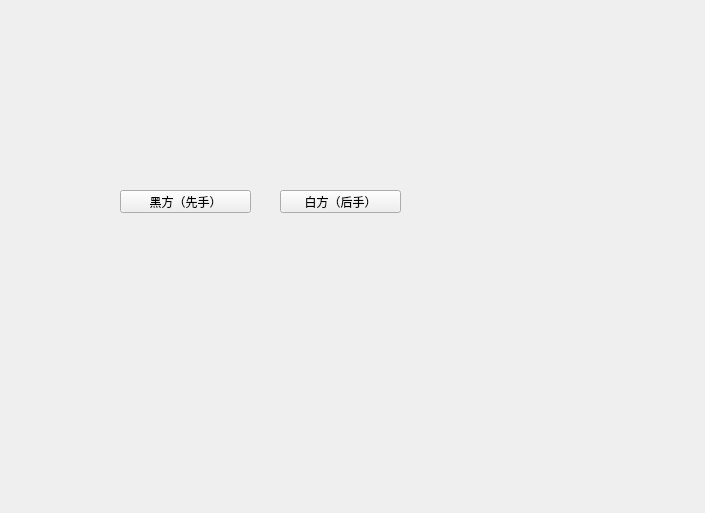
<?xml version="1.0" encoding="UTF-8"?>
<ui version="4.0">
 <class>Banggo</class>
 <widget class="QWidget" name="Banggo">
  <property name="geometry">
   <rect>
    <x>0</x>
    <y>0</y>
    <width>705</width>
    <height>513</height>
   </rect>
  </property>
  <property name="windowTitle">
   <string>Form</string>
  </property>
  <widget class="QPushButton" name="pushButton">
   <property name="geometry">
    <rect>
     <x>120</x>
     <y>190</y>
     <width>131</width>
     <height>23</height>
    </rect>
   </property>
   <property name="text">
    <string>黑方（先手）</string>
   </property>
  </widget>
  <widget class="QPushButton" name="pushButton_2">
   <property name="geometry">
    <rect>
     <x>280</x>
     <y>190</y>
     <width>121</width>
     <height>23</height>
    </rect>
   </property>
   <property name="text">
    <string>白方（后手）</string>
   </property>
  </widget>
 </widget>
 <resources/>
 <connections/>
</ui>
